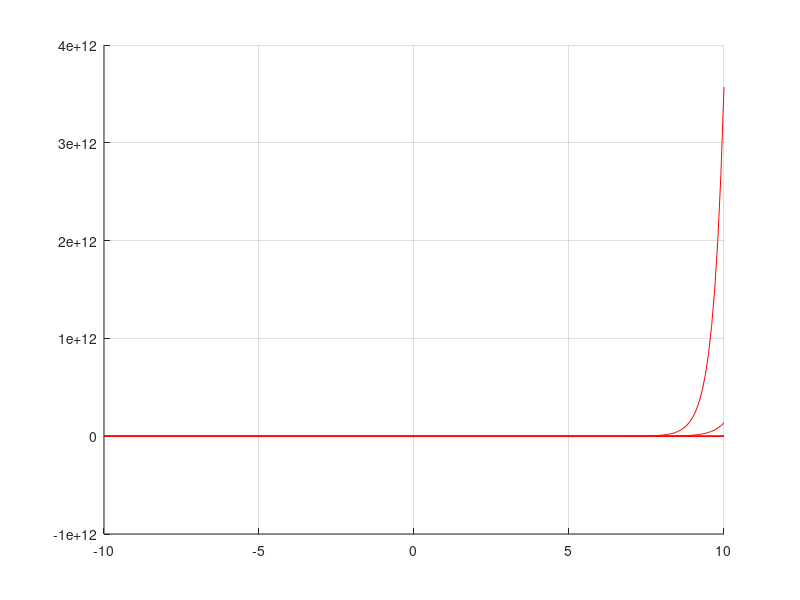

Recreate this plot in MATLAB.
clear all;
close all;
figure;
hold on;
grid on;

x=[-10:0.1:10];
a=[-7:5:20];
b=0;
c=0;
d=0;

m=size(a,2);




for i=1:m
    
    plot(x, a(i).^x, 'r-')
end